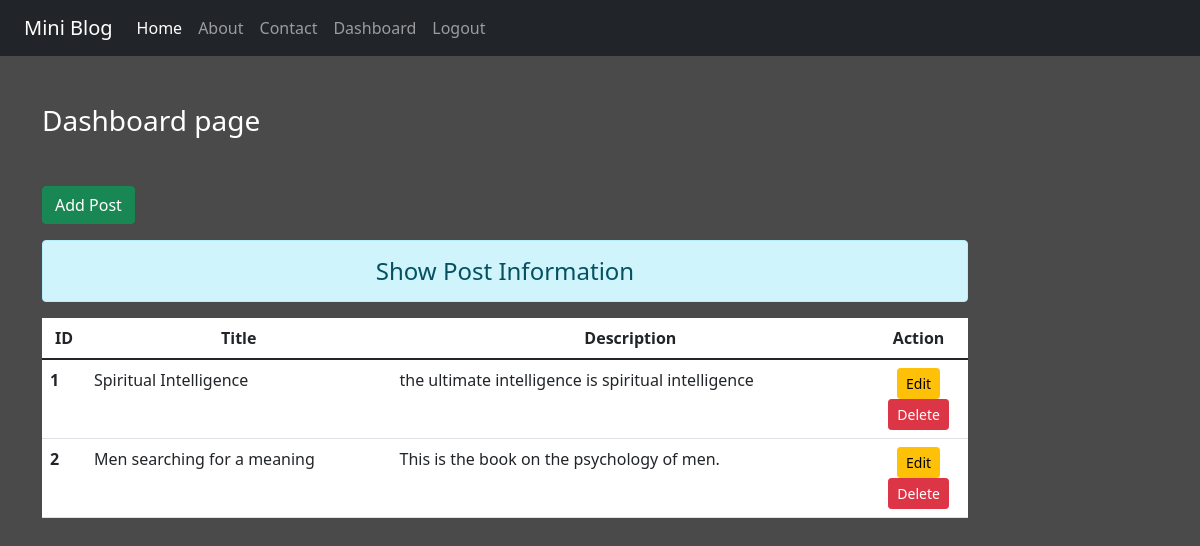
The page /dashboard/ (signed in) on the database its author committed.
### blog/models.py (models this page shows)
class Post(models.Model):
    title = models.CharField(max_length=240)
    desc = models.TextField()

### blog/views.py (the view)
# urls.py: path('dashboard/', views.dashboard, name='dashboard'),
def dashboard(request):
    if request.user.is_authenticated:
        posts = Post.objects.all()
        return render(request,'blog/dashboard.html',{"posts":posts})
    else:
        return HttpResponseRedirect('/login/')

### blog/templates/blog/dashboard.html (shortened to what this page needs)
{% extends 'blog/base.html' %}
{% load static %}
{% block content %}
<div class="col-sm-10">
  <h3 class="text-white my-5">Dashboard page</h3>
  <a href="{% url 'add-post' %}" class="btn btn-success">Add Post</a>
  <h4 class="text-center alert alert-info mt-3">Show Post Information</h4>
  {% if posts %}
    <table class="table table-hover bg-white">
      <thead>
        <tr class="text-center">
          <th scope="col" sytle="width:2%">ID</th>
          <th scope="col" sytle="width:28%">Title</th>
          <th scope="col" sytle="width:55%">Description</th>
          <th scope="col" sytle="width:15%">Action</th>
        </tr>
      </thead>
      <tbody>
        {% for post in posts %}
        <tr>
          <th scope="row">{{post.id}}</th>
          <td>{{post.title}}</td>
          <td>{{post.desc}}</td>
          <td class="text-center">
            <a href="{% url 'update-post' post.id %}" class="btn btn-warning btn-sm">Edit</a>
            <form action="{% url 'delete-post' post.id %}" method='post' class="d-line">
              <input type="submit" class="btn btn-danger btn-sm" value="Delete">
            </form>
          </td>
        </tr>
        {% endfor %}
      </tbody>
    </table>
  {% else %}
    <h4 class="text-center alert alert-warning">No records</h4>
  {% endif %}
</div>
{% endblock content %}

### blog/static/blog/css/style.css (style rules this page uses)
body { background-color: rgb(75, 74, 74); color: antiquewhite; }

### rows shown on the page
Post: id "1", title "Spiritual Intelligence", desc "the ultimate intelligence is spiritual intelligence"
Post: id "2", title "Men searching for a meaning", desc "This is the book on the psychology of men."
